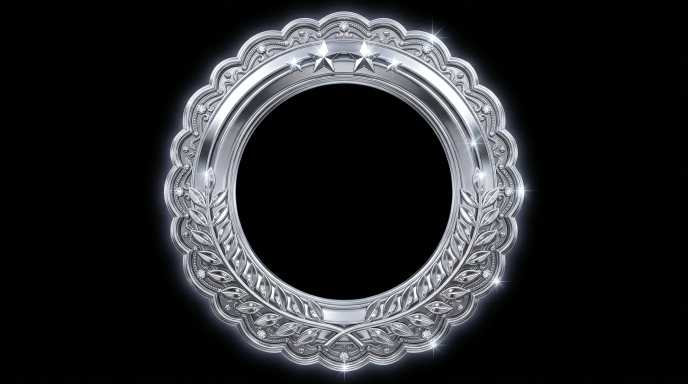
#> input picture assets-src/cadres/r1.jpg, 1376 x 768 px, given as the content of the folder ../assets-src/cadres/r1.jpg, which was not available (shown at 1/2 size)
$ python medailles.py ../assets-src/cadres/r1.jpg ../assets-src/cadres/r2.jpg out.png
#> lines starting #> are read from the running program, lines starting #| are printed output that depends on the picture; after the words box and inside, x2 and y2 are one past the last pixel; in counts of white or black regions, pixels touching at a corner belong together; pictures that were not available may be replaced by others from this repository, and a replacement may not be noted
# Médailles (badges) : images générées par l'utilisateur -> public/medals/<id>-<niveau>.webp (niveau 1 Bronze … 4 Légendaire)
# usage : python3 tools/medailles.py assets-src/medailles public/medals [planche-de-controle.png]
# fond noir rendu transparent (seulement le noir relié au bord : l'intérieur sombre des médailles reste opaque, les lueurs
# deviennent translucides), recadrage sur la médaille (étincelles isolées ignorées), carré 320 px
import sys, glob, os
import numpy as np
from PIL import Image, ImageDraw, ImageFilter

T = 48      # en dessous : noir de fond s'il est relié au bord de l'image
OUT = 320

def process(path):
    im = Image.open(path).convert('RGB')
    im.thumbnail((800, 800), Image.LANCZOS)
    a = np.asarray(im).astype(np.float32)
    m = a.max(axis=2)
    dark = Image.fromarray(((m < T) * 255).astype(np.uint8)).copy()
    w, h = dark.size
    for x in range(0, w, 40):
        for y in (0, h - 1):
            if dark.getpixel((x, y)) == 255: ImageDraw.floodfill(dark, (x, y), 128)
    for y in range(0, h, 40):
        for x in (0, w - 1):
            if dark.getpixel((x, y)) == 255: ImageDraw.floodfill(dark, (x, y), 128)
    bg = np.asarray(dark) == 128
    alpha = np.where(bg, np.clip((m - 12) / (T - 12), 0, 1), 1.0)  # le bruit du JPEG (noir ≤ 12) devient transparent
    rgb = np.clip(a / np.maximum(alpha, 1e-3)[..., None], 0, 255)
    core = Image.fromarray((alpha > 0.9).astype(np.uint8) * 255).filter(ImageFilter.MinFilter(7))
    x0, y0, x1, y1 = core.getbbox()
    pad = int(0.03 * max(x1 - x0, y1 - y0))
    x0, y0, x1, y1 = max(0, x0 - pad), max(0, y0 - pad), min(w, x1 + pad), min(h, y1 + pad)
    out = Image.fromarray(np.dstack([rgb, alpha * 255]).astype(np.uint8), 'RGBA').crop((x0, y0, x1, y1))
    s = max(out.size)
    sq = Image.new('RGBA', (s, s), (0, 0, 0, 0))
    sq.paste(out, ((s - out.width) // 2, (s - out.height) // 2))
    return sq.resize((OUT, OUT), Image.LANCZOS)

src, dst = sys.argv[1], sys.argv[2]
os.makedirs(dst, exist_ok=True)
files = sorted(glob.glob(os.path.join(src, '*.jpg')))
sheet = Image.new('RGB', (4 * 160, 8 * 160), (24, 18, 32)) if len(sys.argv) > 3 else None
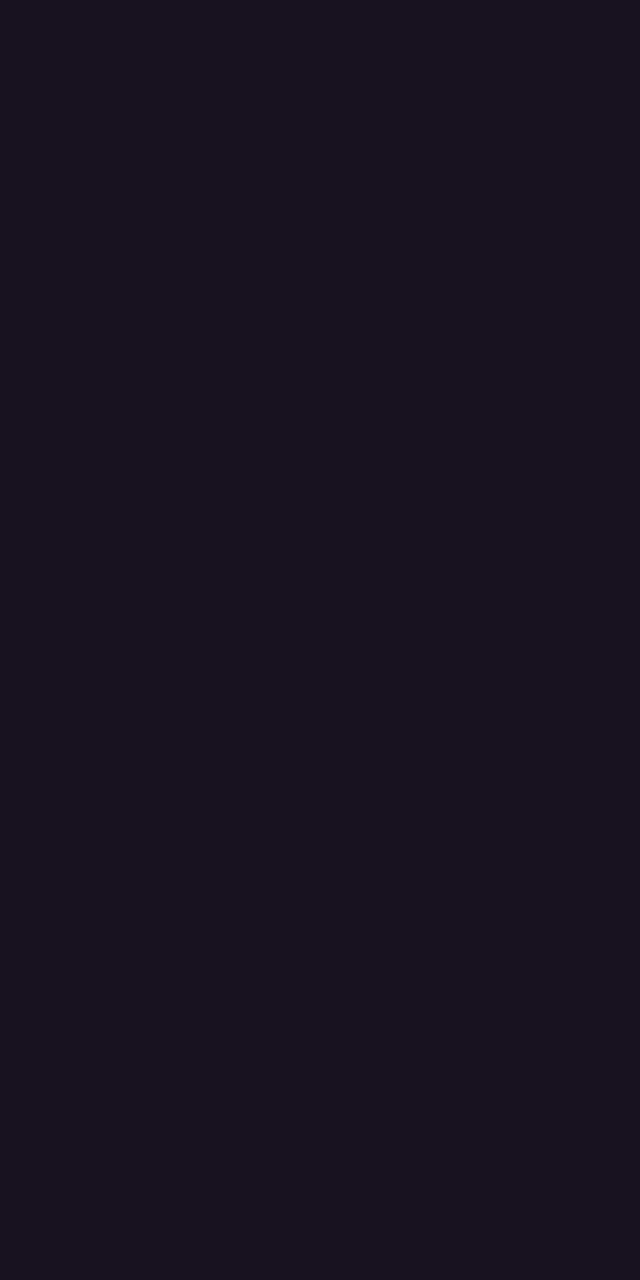
#> sheet: PIL image 640x1280 RGB; mean R, G, B 24, 18, 32
for i, f in enumerate(files):
    name = os.path.splitext(os.path.basename(f))[0]
    img = process(f)
#> in process, im is the input picture: PIL image 1376x768 RGB; mean R, G, B 37.3, 38.3, 40.5
#> in process, `dark = Image.fromarray(((m < T) * 255).astype(np.uint8)).copy()`:
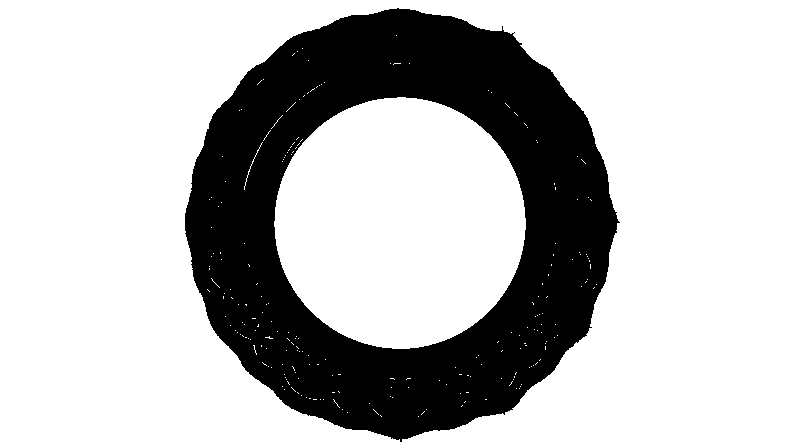
#> dark: PIL image 800x447 L; 74.2% white; 1 black region, box (x1, y1, x2, y2) and area: (185, 8, 620, 442) 92224
#> after the loop in process, `for x in range(0, w, 40):`:
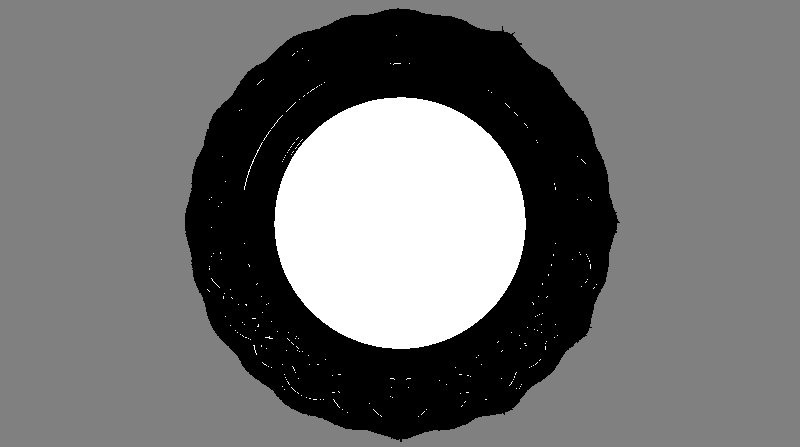
#> dark: PIL image 800x447 L; min 0, max 255, mean 112.8
#> in process, `bg = np.asarray(dark) == 128`: bg: shape (447, 800) bool; 60.2% white; 1 black region, box (x1, y1, x2, y2) and area: (185, 8, 620, 442) 142356
#> in process, `rgb = np.clip(a / np.maximum(alpha, 1e-3)[..., None], 0, 255)`:
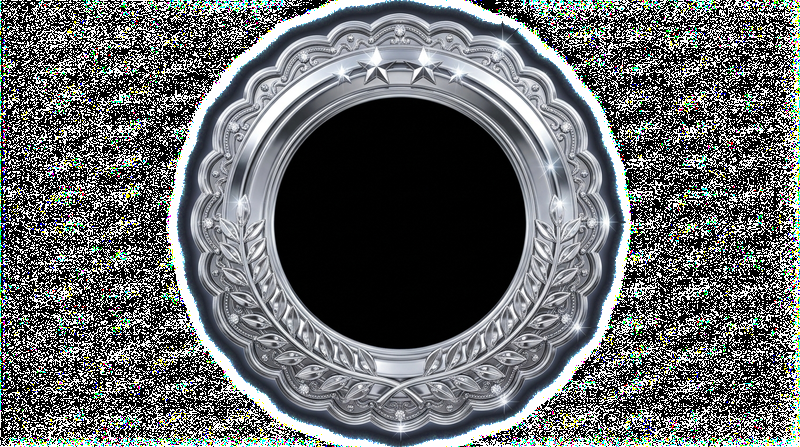
#> rgb: shape (447, 800, 3) float32; mean R, G, B 100.7, 104.3, 105.1
#> in process, `core = Image.fromarray((alpha > 0.9).astype(np.uint8) * 255).filter(Im..`:
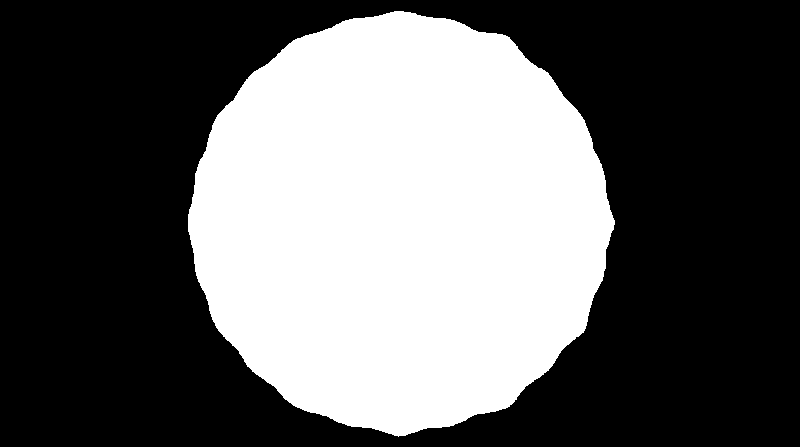
#> core: PIL image 800x447 L; 38.5% white; 1 white region, box (x1, y1, x2, y2) and area: (188, 11, 615, 437) 137812
#> in process, `x0, y0, x1, y1 = core.getbbox()`: x0 = 188; y0 = 11; x1 = 615; y1 = 437
#> in process, `pad = int(0.03 * max(x1 - x0, y1 - y0))`: pad = 12
#> in process, `x0, y0, x1, y1 = max(0, x0 - pad), max(0, y0 - pad), min(w, x1 + pad),..`: x0 = 176; y0 = 0; x1 = 627; y1 = 447
#> in process, `out = Image.fromarray(np.dstack([rgb, alpha * 255]).astype(np.uint8), ..`:
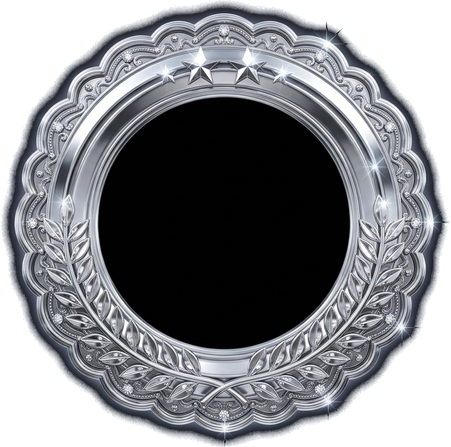
#> out: PIL image 451x447 RGBA; mean R, G, B, A 101.1, 104.7, 108.3, 186.3; transparent parts drawn white
#> in process, `sq = Image.new('RGBA', (s, s), (0, 0, 0, 0))`: sq: PIL image 451x451 RGBA; every value is 0
    img.save(os.path.join(dst, name + '.webp'), 'WEBP', quality=88, method=6)
    if sheet:
        t = img.resize((156, 156)); sheet.paste(t, ((int(name[-1]) - 1) * 160 + 2, (i // 4) * 160 + 2), t)
#> after `t = img.resize((156, 156))`:
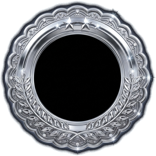
#> t: PIL image 156x156 RGBA; mean R, G, B, A 68.9, 71.8, 76.3, 184.6; transparent parts drawn white
    print(name, os.path.getsize(os.path.join(dst, name + '.webp')) // 1024, 'Ko')
if sheet: sheet.save(sys.argv[3])
